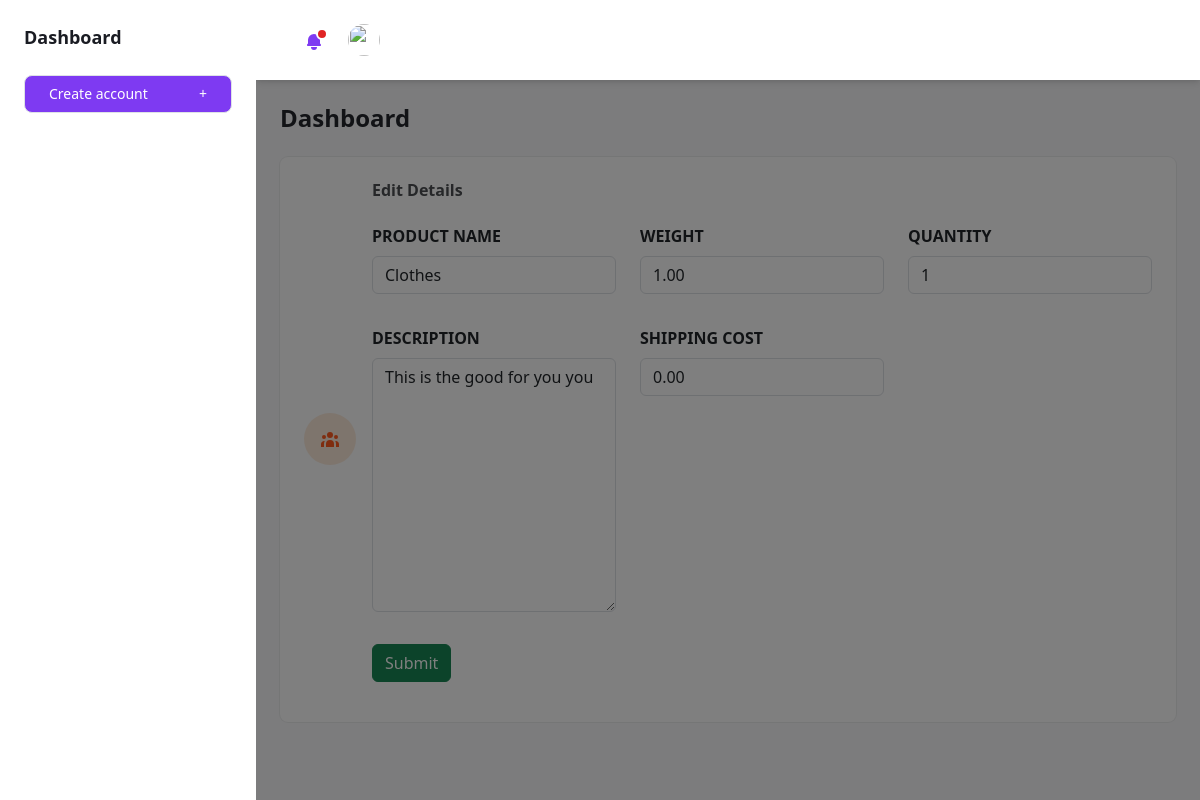
The app's page /edith/3/item (signed in) with its own data.
### base/models.py (models this page shows, shortened)
class Item(models.Model):
    receiver = models.ForeignKey(Delivery, on_delete=models.CASCADE, null=True)
    product_name = models.CharField(max_length=255)
    weight = models.DecimalField(default=1.0, decimal_places=2, max_digits=300)
    quantity = models.IntegerField(default=1, null=True)
    description = models.TextField(max_length=255, null=True, blank=True)
    shipping_cost= models.DecimalField(default=0.0, max_digits=10000, decimal_places=2)

### base/views.py (the view)
# urls.py: path('edith/<str:pk>/item', views.editItem, name="edit-item"),
@login_required(login_url='login')
def editItem(request, pk):
    item = Item.objects.get(id=pk)
    form = ItemForm(instance=item)
    edit = True
    if request.method == 'POST':
        form = ItemForm(request.POST, instance=item)
        if form.is_valid:
            save = form.save()
            return redirect('edit', pk=item.receiver.id)
    return render(request, 'dashboard/add-edit-item.html', {'form': form})

### base/form.py
class ItemForm(ModelForm):
    class Meta:
        model = Item
        fields = '__all__'
        exclude = ['receiver']

### templates/dashboard/add-edit-item.html (shortened to what this page needs)
{%  load static %}
{% load widget_tweaks %}
<!DOCTYPE html>
<html :class="{ 'theme-dark': dark }" x-data="data()" lang="en">
  <head>
    <link
      href="https://cdn.jsdelivr.net/npm/bootstrap@5.3.1/dist/css/bootstrap.min.css"
      rel="stylesheet"
    />
    <link rel="stylesheet" href="{% static 'assets/css/tailwind.output.css' %}" />
    <link
      rel="stylesheet"
      href="https://cdnjs.cloudflare.com/ajax/libs/Chart.js/2.9.3/Chart.min.css"
    />
  </head>
  <body>
    <div
      class="flex h-screen bg-gray-50 dark:bg-gray-900"
      :class="{ 'overflow-hidden': isSideMenuOpen }"
    >
      <aside
        class="z-20 hidden w-64 overflow-y-auto bg-white dark:bg-gray-800 md:block flex-shrink-0"
      >
        <div class="py-4 text-gray-500 dark:text-gray-400">
          <a
            class="ml-6 text-lg font-bold text-gray-800 dark:text-gray-200"
            href="{% url 'dashboard' %}"
          >
            Dashboard
          </a>
          <div class="px-6 my-6">
            <a href="{% url 'add-client' %}" class="nav-link">
                <button
              class="flex items-center justify-between w-full px-4 py-2 text-sm font-medium leading-5 text-white transition-colors duration-150 bg-purple-600 border border-transparent rounded-lg active:bg-purple-600 hover:bg-purple-700 focus:outline-none focus:shadow-outline-purple"
            >
              Create account
              <span class="ml-2" aria-hidden="true">+</span>
            </button>
            </a>
          </div>
        </div>
      </aside>
      <div
        x-show="isSideMenuOpen"
        x-transition:enter="transition ease-in-out duration-150"
        x-transition:enter-start="opacity-0"
        x-transition:enter-end="opacity-100"
        x-transition:leave="transition ease-in-out duration-150"
        x-transition:leave-start="opacity-100"
        x-transition:leave-end="opacity-0"
        class="fixed inset-0 z-10 flex items-end bg-black bg-opacity-50 sm:items-center sm:justify-center"
      ></div>
      <div class="flex flex-col flex-1 w-full">
        <header class="z-10 py-4 bg-white shadow-md dark:bg-gray-800">
          <div
            class="container flex items-center justify-between h-full px-6 mx-auto text-purple-600 dark:text-purple-300"
          >
            <ul class="flex items-center flex-shrink-0 space-x-6">
              <li class="relative">
                <button
                  class="relative align-middle rounded-md focus:outline-none focus:shadow-outline-purple"
                  @click="toggleNotificationsMenu"
                  @keydown.escape="closeNotificationsMenu"
                  aria-label="Notifications"
                  aria-haspopup="true"
                >
                  <svg
                    class="w-5 h-5"
                    aria-hidden="true"
                    fill="currentColor"
                    viewBox="0 0 20 20"
                  >
                    <path
                      d="M10 2a6 6 0 00-6 6v3.586l-.707.707A1 1 0 004 14h12a1 1 0 00.707-1.707L16 11.586V8a6 6 0 00-6-6zM10 18a3 3 0 01-3-3h6a3 3 0 01-3 3z"
                    ></path>
                  </svg>
                  <span
                    aria-hidden="true"
                    class="absolute top-0 right-0 inline-block w-3 h-3 transform translate-x-1 -translate-y-1 bg-red-600 border-2 border-white rounded-full dark:border-gray-800"
                  ></span>
                </button>
              </li>
              <li class="relative">
                <button
                  class="align-middle rounded-full focus:shadow-outline-purple focus:outline-none"
                  @click="toggleProfileMenu"
                  @keydown.escape="closeProfileMenu"
                  aria-label="Account"
                  aria-haspopup="true"
                >
                  <img
                    class="object-cover w-8 h-8 rounded-full"
                    src="https://images.unsplash.com/photo-1502378735452-bc7d86632805?ixlib=rb-0.3.5&q=80&fm=jpg&crop=entropy&cs=tinysrgb&w=200&fit=max&s=aa3a807e1bbdfd4364d1f449eaa96d82"
                    alt=""
                    aria-hidden="true"
                  />
                </button>
              </li>
            </ul>
          </div>
        </header>
        <main class="h-full overflow-y-auto">
          <div class="container px-6 mx-auto grid">
            <h2
              class="my-6 text-2xl font-semibold text-gray-700 dark:text-gray-200"
            >
              Dashboard
            </h2>
            <div class="grid gap-6 mb-8 md:grid-cols xl:grid-cols">
              <div
                class="flex items-center p-4 bg-white rounded-lg shadow-xs dark:bg-gray-800"
              >
                <div
                  class="p-3 mr-4 text-orange-500 bg-orange-100 rounded-full dark:text-orange-100 dark:bg-orange-500"
                >
                </div>
                <div>
                  <h1
                    class="mb-2 fw-bold font-medium text-gray-600 dark:text-gray-400"
                  >
                    Edit {{client.receivers_name}} Details
                  </h1>
                  <form action="" method="post" class="mt-2">
                    <p
                    class="text-lg font-semibold text-gray-700 dark:text-gray-200"
                  >
                    <div class="row">
                    {% for field in form %}
                        <div class="col-4 my-3">
                      <label for="fname" class="form-label text-uppercase fw-bold">{{field.label}}</label>
                     {{field|add_class:"form-control"}}
                    </div>
                        {% endfor %}
                  </div>
                  {% if edit %}
                    <div class="col-12 my-3">
                    <button type="submit" class="btn btn-success">
                      Update
                    </button>
                  </div>
                {% else %}
                <div class="col-12 my-3">
                    <button type="submit" class="btn btn-success">
                      Submit
                    </button>
                  </div>
                  {% endif %}
                  </p>
                  </form>
                </div>
              </div>
            </div>
          </div>
        </main>
      </div>
    </div>
  </body>
</html>

### records on screen
Item: form "Clothes" "1.00" "1" "This is the good for you you" "0.00"

### other values on screen
{{ field.label }} "PRODUCT NAME" "WEIGHT" "QUANTITY" "DESCRIPTION" "SHIPPING COST"
